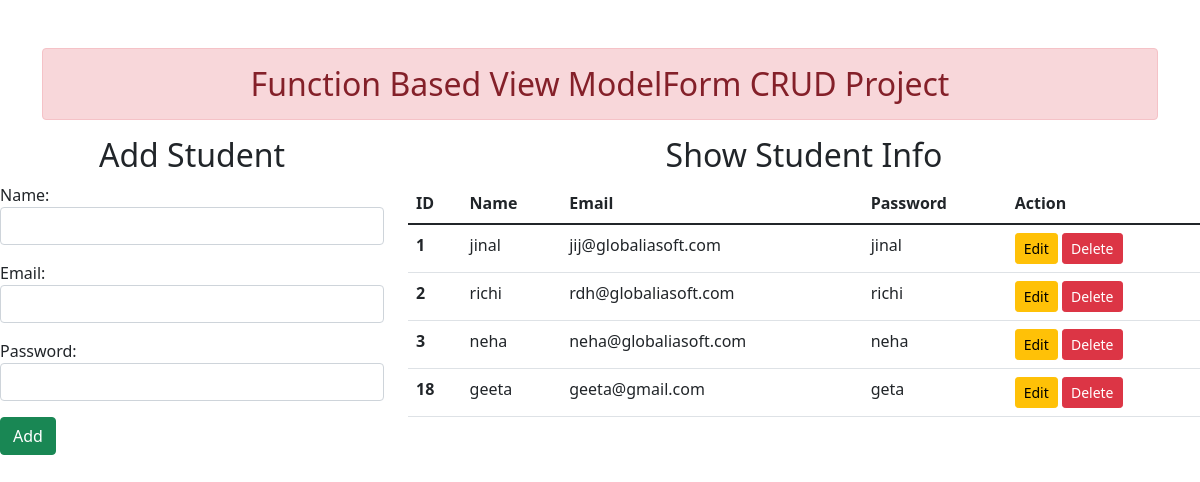
Before: / with the older database file.
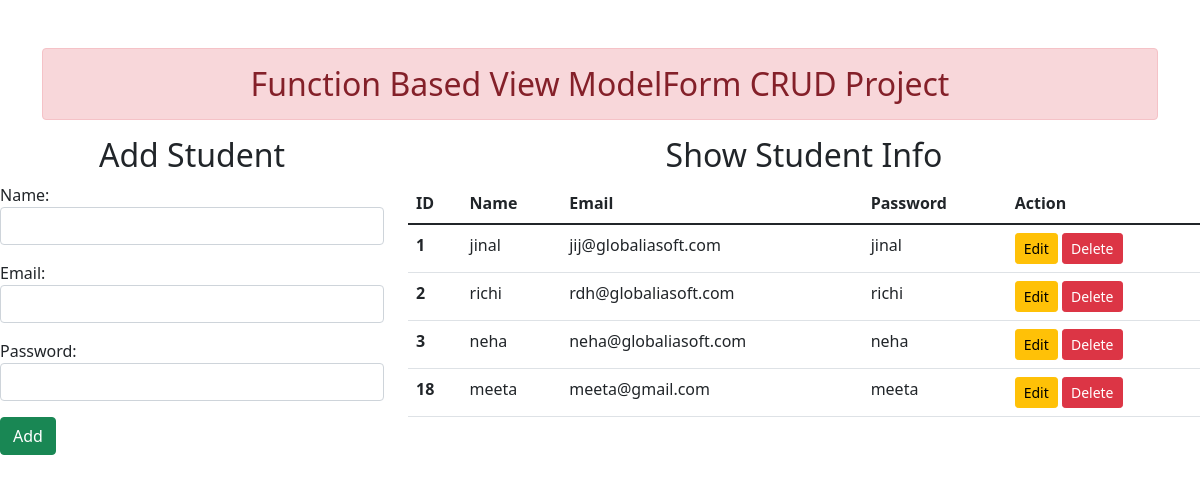
After: the same page with the newer database file.
### enroll/models.py (models this page shows)
class User(models.Model):
      name=models.CharField(max_length=70)
      email=models.EmailField(max_length=100)
      password=models.CharField(max_length=100)

### enroll/views.py (the view)
# urls.py: path('',views.add_show,name='addshow'),
def add_show(request):
      if request.method == 'POST':
            fm = StudentReg(request.POST)
            if fm.is_valid():                  # 2nd method
              nm = fm.cleaned_data['name']
              em = fm.cleaned_data['email']
              pw = fm.cleaned_data['password']
              reg = User(name=nm,email=em,password=pw)
              fm.save()
              fm=StudentReg()
      else:
            fm=StudentReg()
      stud =User.objects.all()
      return render(request,'enroll/add_show.html',{'form':fm,'stu':stud})

### enroll/forms.py
class StudentReg(forms.ModelForm):
 class Meta:
  model = User
  fields = ['name','email','password']
  widgets= {
        'name': forms.TextInput(attrs={'class':'form-control'}),
        'email': forms.EmailInput(attrs={'class':'form-control'}),
        'password': forms.PasswordInput(render_value=True, attrs={'class':'form-control'}),
  }

### enroll/templates/enroll/add_show.html (shortened to what this page needs)
{% extends 'enroll/base.html' %}
{% block content %}
<div class="row">
      <div class="col-sm-4">
            <h2 class="text-center">Add Student</h2>
            <form action="" method="POST">
                  {{form.as_p}}
                  <input type="submit" class="btn btn-success " value="Add"></input>
            </form>
      </div>
      <div class="col-sm-8">
      <h2 class="text-center">Show Student Info</h2>
      {% if stu %}
            <table class="table table-hover">
                  <thead>
                        <tr>
                          <th scope="col">ID</th>
                          <th scope="col">Name</th>
                          <th scope="col">Email</th>
                          <th scope="col">Password</th>
                          <th scope="col">Action</th>
                        </tr>
                      </thead>
                      <tbody>
                        {% for s in stu %}
                              <tr>
                              <th scope="row">{{s.id}}</th>
                              <td>{{s.name}}</td>
                              <td>{{s.email}}</td>
                              <td>{{s.password}}</td>
                              <td>
                                    <a href="{% url 'updatedata' s.id %}" class="btn btn-warning btn-sm" >Edit</a>
                                    <form  action="{% url 'deletedata' s.id %}" method="post" class="d-inline">
                                          <input type="submit" class="btn btn-danger btn-sm" value="Delete">
                                    </form>
                              </td>
                              </tr>
                       {% endfor %}
                      </tbody>
            </table>
      {% else %}
            <h4 class="text-center">Not Found Record</h4>
      {% endif %}
      </div>
</div>
{% endblock content %}

### enroll/templates/enroll/base.html (shortened to what this page needs)
{% load static %}
<!DOCTYPE html>
<html lang="en">
<head>
      <link rel="stylesheet" href="{% static '/enroll/css/bootstrap.css' %}">
</head>
<body>
      <div class="container mt-5">
            <h2 class="text-center alert alert-danger">Function Based View ModelForm CRUD Project</h2>
      </div>
      {% block content %}
      {% endblock content %}
</body>
</html>

Changed rows visible on the page:
changed User id 18: name "geeta" → "meeta"; email "geeta@gmail.com" → "meeta@gmail.com"; password "geta" → "meeta"
